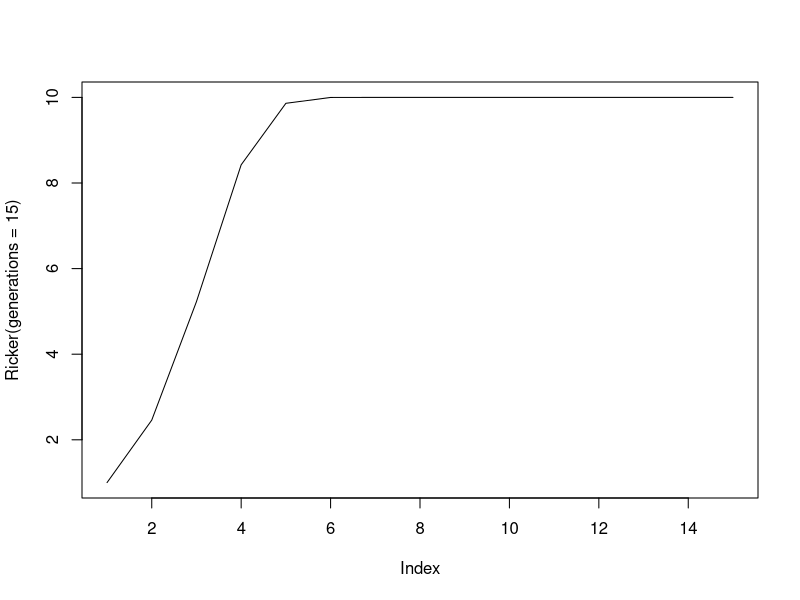

This chart was generated by the following R code:
Ricker <- function(N0=1, r=1, K=10, generations=50)
{
# Runs a simulation of the ricker model
# Returns a vector of length generations
	N <- rep(NA, generations)
# Creates a vector of NA
	N[1] <- N0
	for (t in 2:generations)
	{
		N[t] <- N[t-1] * exp(r*(1.0-(N[t-1]/K)))
	}
	return (N)
}
plot(Ricker(generations=15), type="l")
